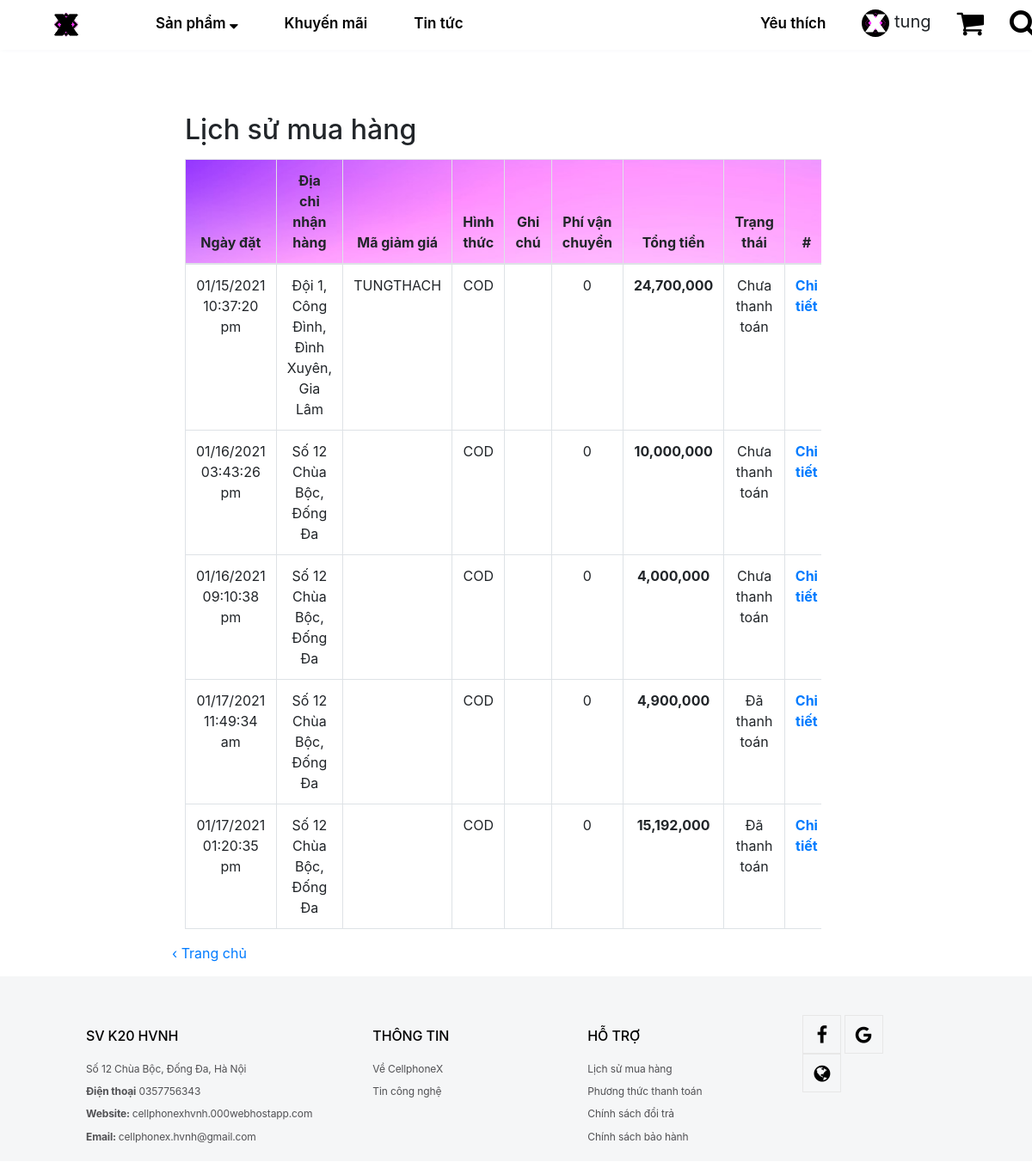
The page /lichsumuahang.php (signed in) on the database as committed earlier.
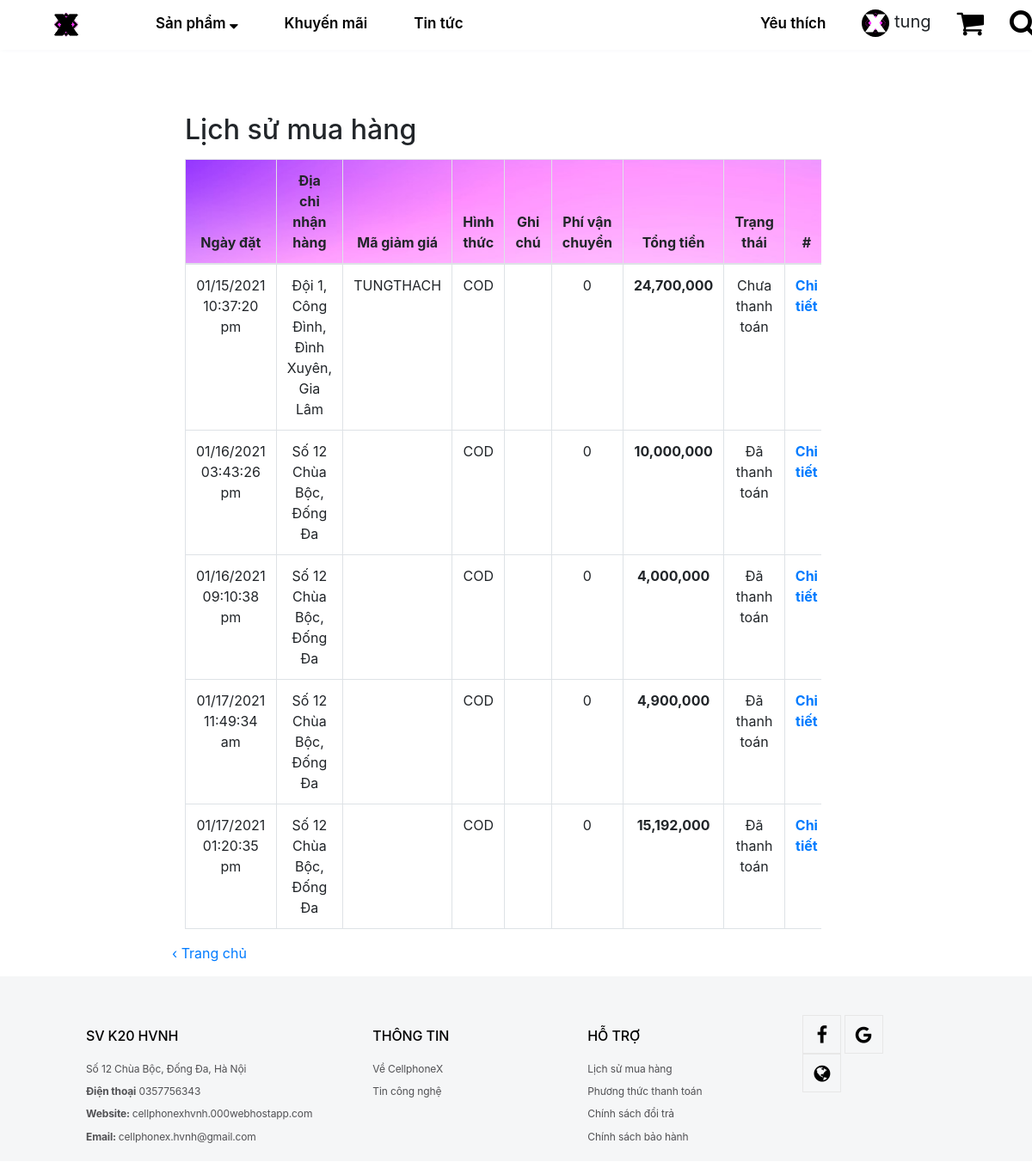
The same page on the database as committed later.
### tables this page shows
CREATE TABLE `tbl_don_hang` (
  `id_don_hang` int(11) NOT NULL,
  `id_khach_hang` int(11) DEFAULT NULL,
  `email` varchar(255) NOT NULL,
  `phi_van_chuyen` int(11) DEFAULT NULL,
  `ma_giam_gia` varchar(20) DEFAULT NULL,
  `tong_tien` float(255,0) DEFAULT NULL,
  `trang_thai` int(4) DEFAULT 0,
  `ngay_dat` varchar(255) DEFAULT NULL,
  `ten_khach_hang` varchar(255) DEFAULT NULL,
  `dia_chi_nhan_hang` varchar(255) DEFAULT NULL,
  `hinh_thuc_mua_hang` varchar(255) DEFAULT NULL,
  `ghi_chu` varchar(255) DEFAULT NULL,
  `dien_thoai` varchar(11) NOT NULL
);

### lichsumuahang.php (the view, shortened to what this page needs)
<!doctype html>
<html>
<head>
	<link type="text/css" rel="stylesheet" href="bootstrap/css/bootstrap.min.css">
		<link type="text/css" rel="stylesheet" href="css/style.css">
	<link rel="stylesheet" type="text/css" href="css/font-awesome/css/font-awesome.min.css">
</head>
<body>
<?php
	include("layout/header.php");
	require("public/ketnoi.php");
?>
	<div class="row" style="width: 100%;">
		<span onClick="dongform('formGioHang')" class="col-2"></span>
		<span class="col-8">
	<?php
	if (isset($_SESSION["id-user"]))
	{
		$sql="select * from tbl_don_hang where id_khach_hang='".$_SESSION["id-user"]."' order by id_don_hang asc";
		$result=$con->query($sql);
		if($result->num_rows>0)
		{
	?>
			<div class="container">
 				<h2>Lịch sử mua hàng</h2>
				<div class="table-responsive">
   					<table style="text-align: center;" class="table table-bordered">
						<thead>
							<tr style="background: url('images/background.jpg')">
								<th>Ngày đặt</th>
								<th>Địa chỉ nhận hàng</th>
								<th>Mã giảm giá</th>
								<th>Hình thức</th>
								<th>Ghi chú</th>
								<th>Phí vận chuyển</th>
								<th>Tổng tiền</th>
								<th>Trạng thái</th>
								<th>#</th>
							</tr>
						</thead>
						<tbody>
							<tr>
			<?php
			while($row=$result->fetch_assoc())
			{
			?>
								<td><?php echo $row['ngay_dat']?></td>
								<td><?php echo $row['dia_chi_nhan_hang']?></td>
								<td><?php echo $row['ma_giam_gia']?></td>
								<td><?php echo $row['hinh_thuc_mua_hang']; ?></td>
								<td><?php echo $row['ghi_chu']?></td>
								<td><?php echo number_format($row['phi_van_chuyen'])?></td>
								<td><b><?php echo number_format($row['tong_tien'])?></b></td>
								<td><?php
				if($row['trang_thai']==0) echo "Chưa thanh toán";
				if($row['trang_thai']==1) echo "Đã thanh toán";
									?>
								</td>
								<td><a href="chitietlichsu.php?&id=<?php echo $row['id_don_hang']?>"><b>Chi tiết</b></a></td>
							</tr>
			<?php
			}
			?>
						</tbody>
					</table>
				</div>
			</div>
		<?php
		}
		else echo "<p style='margin-top: 60px;'>Lịch sử mua hàng sẽ ghi lại những giao dịch của bạn tại đây.<p>";
	}
	else echo "<p>Lịch sử mua hàng sẽ ghi lại những giao dịch của bạn tại đây.<p>";
		?>
			<a href="home.php">&lsaquo; Trang chủ</a>
		</span>
		<span class="col-2"></span>
	</div>
<?php
	include("layout/footer.php");
?>
</body>
</html>

Rows that differ between the two databases and show on the page:
changed tbl_don_hang "01/16/2021 03:43:26 pm": trang_thai "Chưa thanh toán" → "Đã thanh toán"
changed tbl_don_hang "01/16/2021 09:10:38 pm": trang_thai "Chưa thanh toán" → "Đã thanh toán"
